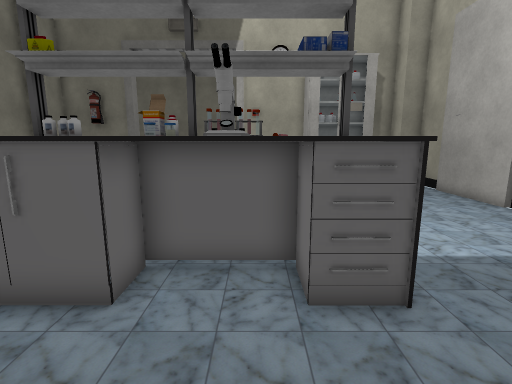
View 1 (above)

23 first-person views from a walk through a Unity game level. The camera is 1.3 m above the floor, tilts 10° down and sees 85° across. Doors are open. The floor is counted in squares, 0.5 m on a side. Each view is taken from the middle of a square. On the plan, view 1 faces up. The plan holds only what a view shows up to about 19 squares ahead; the rest is blank. The place goes on beyond the plan. The player is left out. Some surface patterns are stand-ins.

View 2
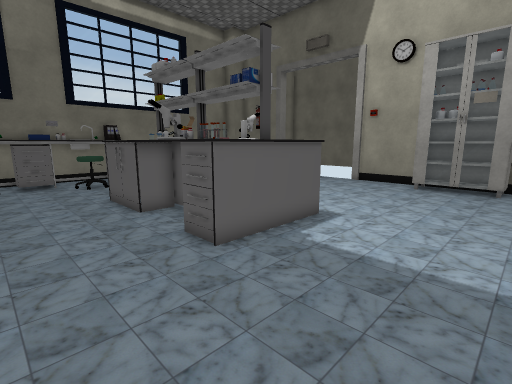

View 3
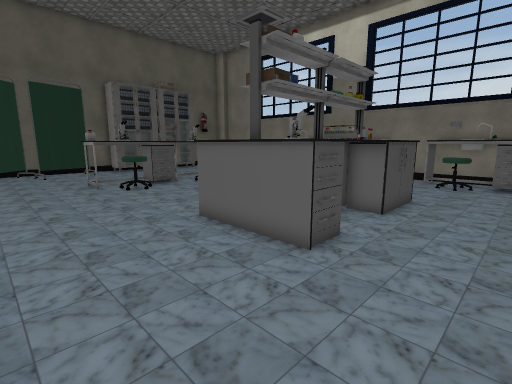

View 4
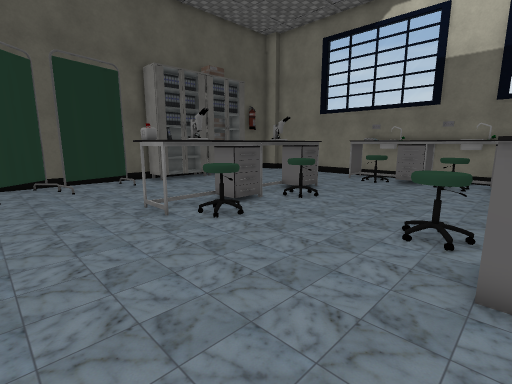

View 5
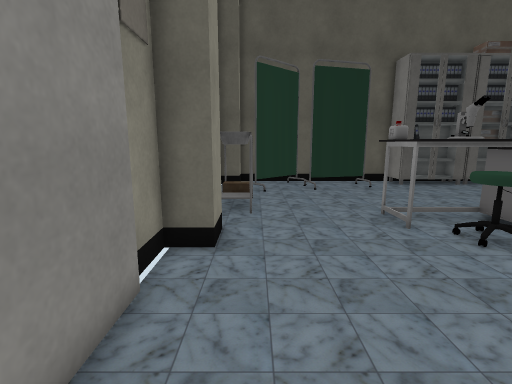

View 6
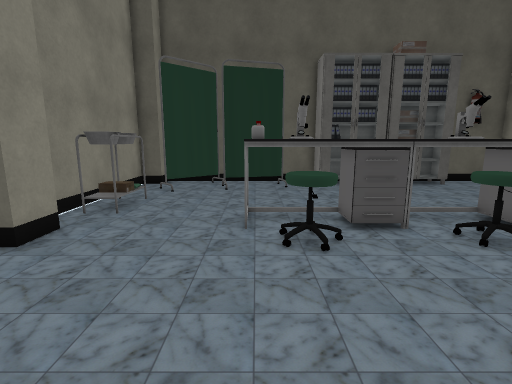

View 7
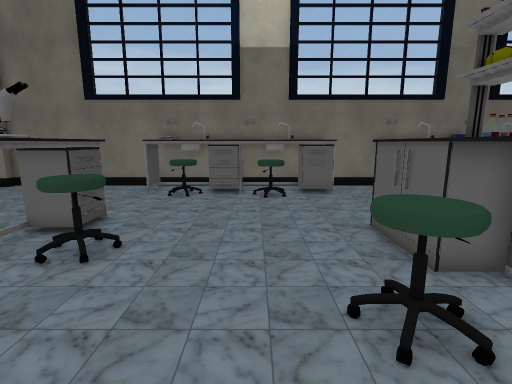

View 8
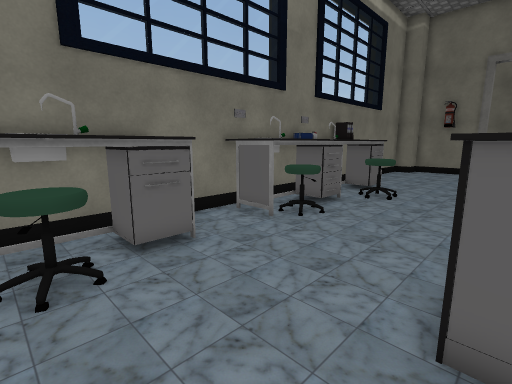

View 9
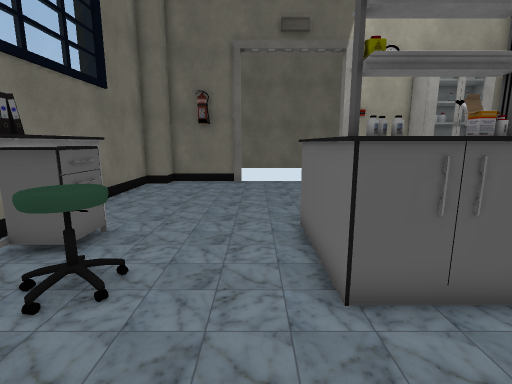

View 10
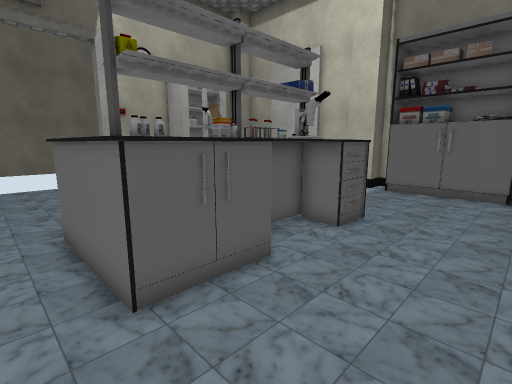

View 11
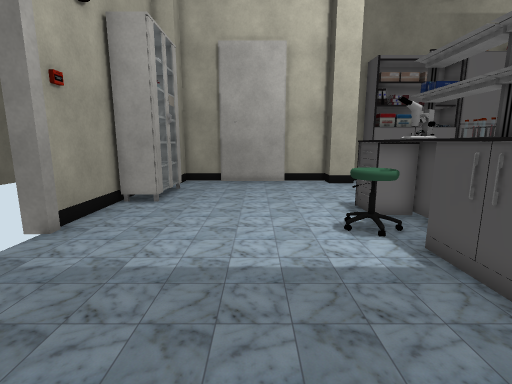

View 12
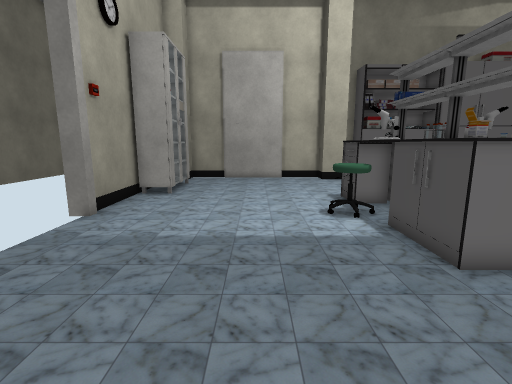

View 13
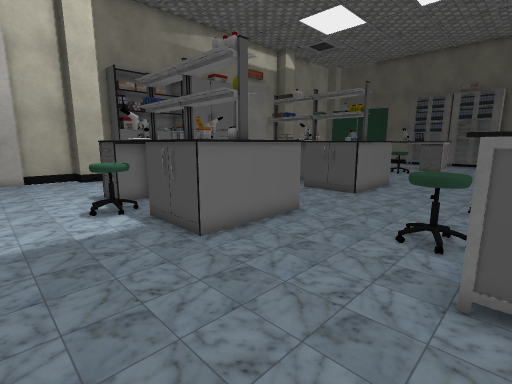

View 14
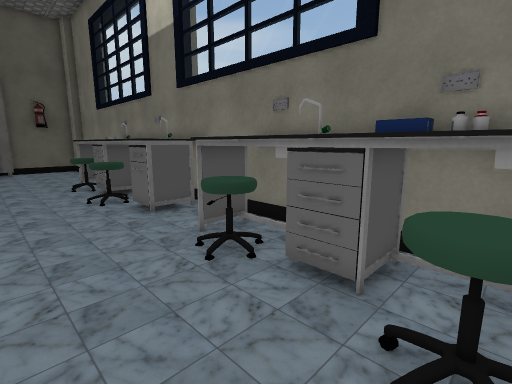

View 15
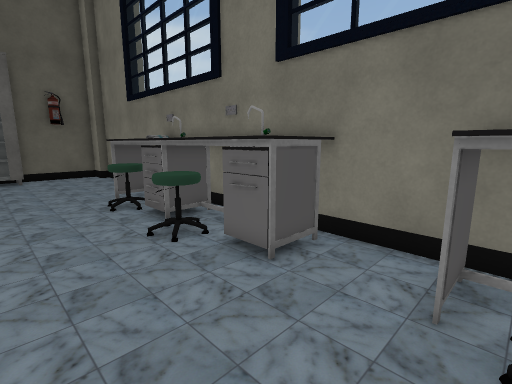

View 16
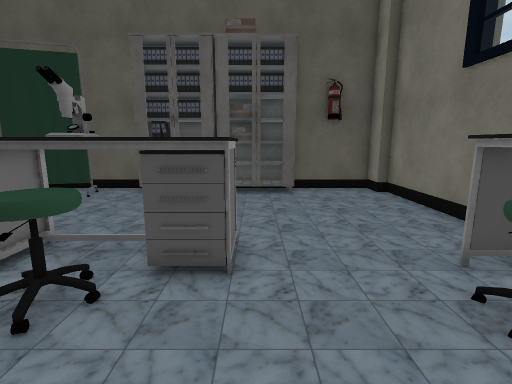

View 17
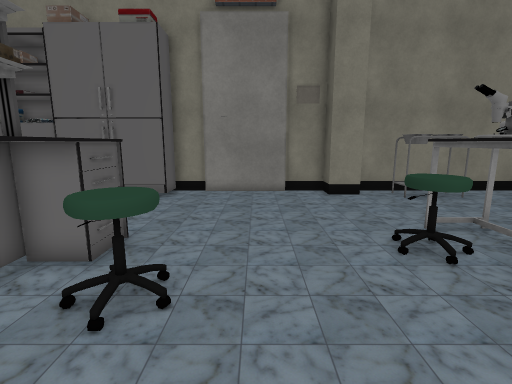

View 18
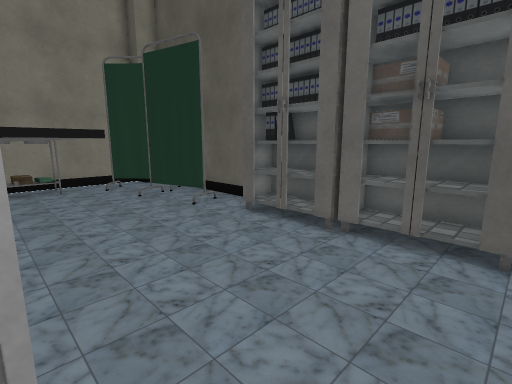

View 19
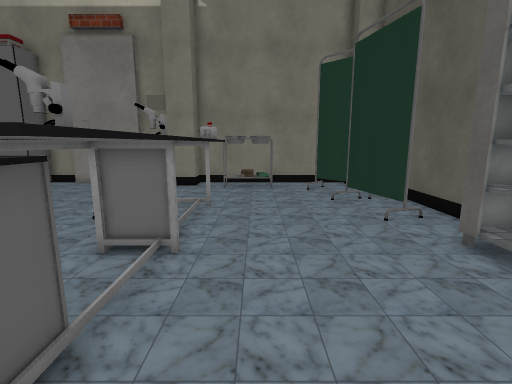

View 20
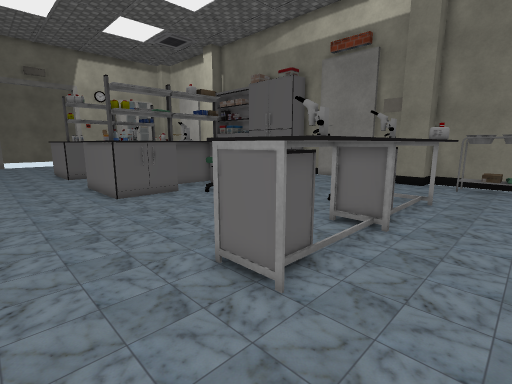

View 21
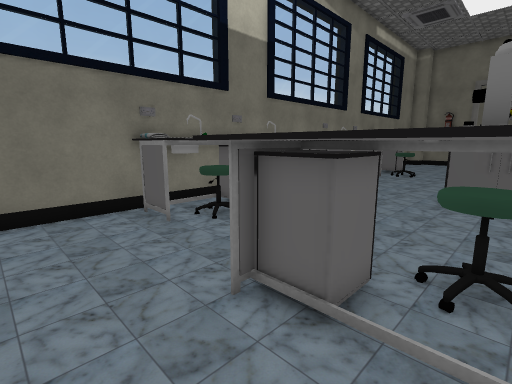

View 22
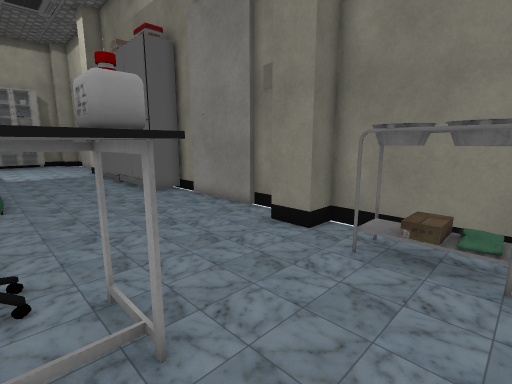

View 23
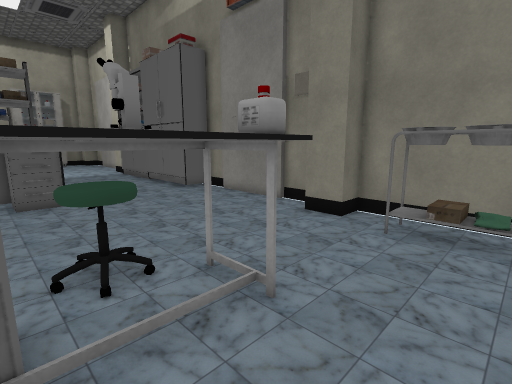

### Floor plan
Key: @ floor where view 1 was taken; # wall or solid block; . floor; D open door; C closet; T table; S stool; O other object.
Columns run from 14 left of view 1 to 10 right of it. Each row starts with its distance up from view 1.
 19  #####DDDDDDD###########
 18 ##...............#CCCC.##
 17 #................CCCCC..#
 16 #.......................#
 15 #.......................#
 14 #.......................#
 13 #.......................#
 12 #.......................#
 11 #.......................#
 10 #............SS.........#
  9 # ......TTTTTSSTT ......#
  8 # TT....T T    TTT.....##
  7 #  T....T     TTTT.....##
  6 #TTT....T  TTTTTTT.....CC
  5 #TTSS...TTTTTTTTTT.....CC
  4 OTTSS...TTTTTTTTTT.....CC
  3 OTTT...................CC
  2 # TT...................CC
  1 #TTT...................CC
  0 #TTS..........@........CC
 -1 #TTS....TTTTTTTTTT.....CC
 -2 #TT.....T T TTT TT....CCC
 -3 #.......TOO     TT.....CC
 -4 #.......T TTTTTTTT.....CC
 -5 #TTT....TTTTTTTTTT.....C#
 -6 #T T.........SS.........#
 -7 #TTT.........SS.........#
 -8 #TTSS...................#
 -9 #TTS....................#
-10 #TTT....................#
-11 #TTT....................#
-12 #TTS....................#
-13 #TTS......SS...SS......##
-14 #T T....TTSSTTTSST.....##
-15 #TT....TTTTTTTTTTT......#
-16 #......TTTTTTTTTTT....OO#
-17 #.......TTTTTTTTTT....OO#
-18 #.....................OO#
-19 #.....................OO#
-20 #.......................#
-21 #.......................#
-22 #.................OO.OO.#
-23 #....CCCCCCCCC..OOO.OO..#
-24 # ...#COO#CCCC.....O...##
-25 ######C#############  ##

Positions as (right, up) in squares from view 1, and headings:
1: (0, 0), facing up
2: (8, 0), facing up-left
3: (8, 3), facing down-left
4: (8, -5), facing down-left
5: (8, -6), facing down
6: (3, -6), facing down
7: (3, -9), facing left
8: (-5, -9), facing up-left
9: (-7, 0), facing up
10: (-7, 0), facing up-right
11: (-9, 13), facing right
12: (-11, 13), facing right
13: (-12, 13), facing down-right
14: (-7, 5), facing down-left
15: (-7, -1), facing down-left
16: (-7, -9), facing down
17: (-5, -9), facing right
18: (-9, -16), facing down-right
19: (-8, -18), facing right
20: (-10, -19), facing up-right
21: (-3, -19), facing up-left
22: (2, -19), facing up-right
23: (0, -19), facing up-right
